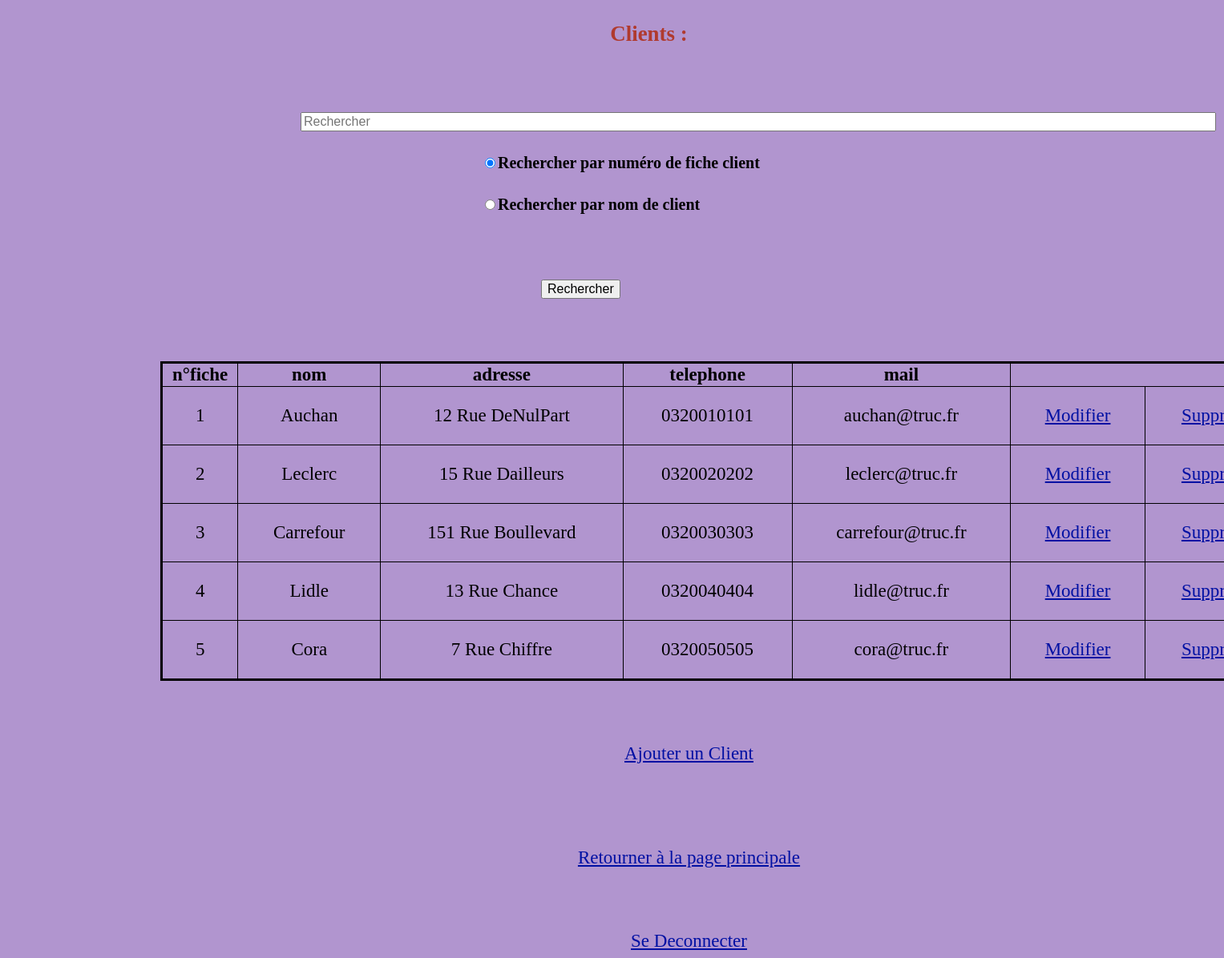
Screenshot of /vue/vueInfoClient.html.php with the database file from the repository.
### tables this page shows
CREATE TABLE IF NOT EXISTS `client` (
  `NumeroClient` int(11) NOT NULL AUTO_INCREMENT,
  `NomClient` varchar(15) NOT NULL,
  `RaisonSociale` varchar(15) NOT NULL,
  `Siren` varchar(15) NOT NULL,
  `CodeAPE` varchar(15) NOT NULL,
  `Adresse` varchar(30) NOT NULL,
  `TelephoneClient` varchar(10) NOT NULL,
  `Email` varchar(30) NOT NULL,
  `DureeDeplacement` time NOT NULL,
  `DistanceKm` int(11) NOT NULL,
  `NumeroAgence` int(11) NOT NULL,
  PRIMARY KEY (`NumeroClient`),
  KEY `Client_Agence_FK` (`NumeroAgence`)
);

### vue/vueInfoClient.html.php (the view, shortened to what this page needs)
<!DOCTYPE html>
<html lang="fr">
<head>
	<link href="../css/css.css" rel="stylesheet" type="text/css">
</head>
<?php
$mat = $_SESSION['mat'];
?>
<h3>Clients :</h3>
<br />
<br />
	<form method='post'>
		<input type='text' placeholder='Rechercher' name="recherche_valeur"size="120" style="font-size: 16px; position: relative; left: 275px;">
		<br><br>
		<input type="radio" name="option" value="num" style="border: none; font-size: 16px; position: relative; left: 500px;" checked><b>Rechercher par numéro de fiche client</b><br><br>
		<input type="radio" name="option" value="cli" style="border: none; font-size: 16px; position: relative; left: 500px;"><b>Rechercher par nom de client</b><br><br>
		<br><br>
		<input type="submit" value="Rechercher" style="font-size: 16px; position: relative; left: 575px;">
		<br><br>
	</form>
<br />
<br />
<?php
include '../modele/bdd.con.php';
$tablePoste = mysqli_fetch_assoc(mysqli_query($mysqli, "SELECT poste FROM `connexion` WHERE Matricule = '$mat'"));
$poste = $tablePoste['poste'];
if(isset($_POST['recherche_valeur'])){
		$option = $_POST['option'];
		if($option == 'num'){
			$table = mysqli_query($mysqli, "Select * FROM Client WHERE NumeroClient = '".$_POST['recherche_valeur']."'");
		}
		else{
			$table = mysqli_query($mysqli, "Select * FROM Client WHERE NomClient = '".$_POST['recherche_valeur']."'");
		}
	}
else {
	$table = mysqli_query($mysqli, "Select * FROM Client ");
}
echo "<table>";
echo"<tr><th>n°fiche</th><th>nom</th><th>adresse</th><th>telephone</th><th>mail</th></tr>";
while ($ligne = mysqli_fetch_assoc($table)) {
	echo"<tr>";
	echo"<td>".$ligne['NumeroClient']."</td> <td>".$ligne['NomClient']."</td> <td>".$ligne['Adresse']."</td> <td>".$ligne['TelephoneClient']."</td> <td>".$ligne['Email']."</td>
	<td><a href='vueEditClient.html.php?id=".$ligne['NumeroClient']."'>Modifier</a></td>
	<td><a href='vueSuppClient.html.php?id=".$ligne['NumeroClient']."'>Supprimer</a></td>
	</tr>";
	}
echo"</table>";
?>
<br />
<br />
<br />
<div>
<a href='ajoutClient.html.php'>Ajouter un Client</a>
</div>
<br />
<br />
<br />
<div>
<?php
echo "</br><a href='../vue/$poste.html.php'>Retourner à la page principale</a></br>";
?>
</div>
<br />
<br />
<br />
<div>
<a href='deconnex.html.php'>Se Deconnecter</a>
</div>

### css/css.css (style rules this page uses)
h1, h3, h4, h5 { color: #B03A2E; text-align: center; }
a { color: #0010A3; text-align: center; }
b { font-size:20px; position: relative; left: 500px }
div { text-align: center; margin-left: 100px; }
table { border-collapse: collapse; border: 3px solid black; margin-left: 100px; width:100%; }
table tr,table th,table td { border:1px solid black; }
table tr td { text-align:center; padding:1em; }
th, td { border: 3px solid black; }

### rows the page displays
client: NumeroClient "1", NomClient "Auchan", Adresse "12 Rue DeNulPart", TelephoneClient "0320010101", Email "auchan@truc.fr"
client: NumeroClient "2", NomClient "Leclerc", Adresse "15 Rue Dailleurs", TelephoneClient "0320020202", Email "leclerc@truc.fr"
client: NumeroClient "3", NomClient "Carrefour", Adresse "151 Rue Boullevard", TelephoneClient "0320030303", Email "carrefour@truc.fr"
client: NumeroClient "4", NomClient "Lidle", Adresse "13 Rue Chance", TelephoneClient "0320040404", Email "lidle@truc.fr"
client: NumeroClient "5", NomClient "Cora", Adresse "7 Rue Chiffre", TelephoneClient "0320050505", Email "cora@truc.fr"
